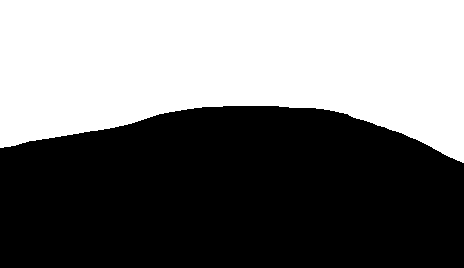
#> input picture x.png, 464 x 268 px
$ python recur_chain_approx.py
#> lines starting #> are read from the running program, lines starting #| are printed output that depends on the picture; after the words box and inside, x2 and y2 are one past the last pixel; in counts of white or black regions, pixels touching at a corner belong together
from __future__ import division
import cv2
import numpy as np
import itertools
import sys
import math
import matplotlib.pyplot as plt
import scipy.interpolate as sc

change_x = np.array([-1, 0, 1, 1, 1, 0, -1, -1])
change_y = np.array([-1, -1, -1, 0, 1, 1, 1, 0])
sys.setrecursionlimit(1500)


def scan_border_recc(img, start, prev_dir, points, indices):
    dirs = [prev_dir, (prev_dir + 1) % 8, (prev_dir + 7) % 8, (prev_dir + 2) % 8,
                   (prev_dir + 6) % 8, (prev_dir + 3) % 8, (prev_dir + 5) % 8]
    y = start[0]
    x = start[1]
    direction = -1
    for i in dirs:
        next_pt_value = img[y + change_y[i]][x + change_x[i]]
        if next_pt_value:
            img[y][x] = 0
            direction = i
            points.append((y, x))
            if direction != prev_dir:
                indices.append(len(points) - 1)
            break
        # [4 lines of commented-out code are left out]
    if direction == -1:
        points.append((y, x))
        return

    y += change_y[direction]
    x += change_x[direction]
    scan_border_recc(img, [y, x], direction, points, indices)


def scan_border(img, start):
    ls = line_start(img, start)
    indices = []
    points = []
    points.append(ls)
    y = ls[0]
    x = ls[1]
    direction = -1
    for dir in range(8):
        if img[y + change_y[dir]][x + change_x[dir]]:
            direction = dir
            break
    if direction == -1:
        return None
    y += change_y[direction]
    x += change_x[direction]

    scan_border_recc(img, [y, x], direction, points, indices)
    img[y][x] = 0

    return points, indices

def get_compressed(cntr):
    res = []
    for i in cntr[1]:
        res.append(cntr[0][i])
    return res

def line_start(img, start):
    y = start[0]
    x = start[1]
    direction = 0
    prev_dir = 0
    while True:
        end = True
        dirs = [direction, (direction + 1) % 8, (direction + 7) % 8, (direction + 2) % 8,
                (direction + 6) % 8, (direction + 3) % 8, (direction + 5) % 8, (direction + 4) % 8]
        for i in dirs:
            next_pt_value = img[y + change_y[i]][x + change_x[i]]
            if next_pt_value == 255:
                end = False
                img[y][x] = 1
                direction = i
                y += change_y[direction]
                x += change_x[direction]
                break
        if end:
            return (y, x)


# [8 lines left out: function find_start, not called in this run]


def fetch_all(img, threshold):
    start_pt = (0, 0)
    h, w = img.shape
    contours =[]
    for j in range(h):
        for i in range(w):
            if img[j][i] == 255:
                start_pt = [j, i]
                result = scan_border(img, start_pt)
                #print(start_pt)
                if result == None or len(result[0][0]) < threshold:
                    continue
                contours.append(result)
    contours.sort(key=sort_bylength)
    return contours


def sort_bylength(inputChain):
    return len(inputChain[0][0])

def vector_coords(a, b):
    return (abs(a[0] - b[0]), abs(a[1] - b[1]))


def vector_modul(a):
    return math.sqrt(a[0]*a[0] + a[1]*a[1])


def scalar_multip(a, b):
    return a[0] * b[0] + a[1] * b[1]

def distance(a, b):
    return vector_modul(vector_coords(a, b))


def thresholder(a, b, c):
    side1 = distance(a, b)
    side2 = distance(b, c)
    side3 = distance(a, c)
    p = side1 + side2 + side3
    p /= 2
    return (p * (p - side1) * (p - side2) * (p - side3)) / side3 / side3


def dominant_points_triangle(points, thresh):
    is_close = False
    start = 1
    base_pts = points.copy()
    if distance(base_pts[0], base_pts[-1]) == 0:
        base_pts.pop()
        is_close = True
        start = 0

    i = start + 1
    while True:
        if base_pts[i] == base_pts[-2]:
            break
        h = thresholder(base_pts[i - 1], base_pts[i], base_pts[i + 1])
        if h < thresh:
            del base_pts[i]
            i -= 1
        i += 1
    return [base_pts, is_close]


# [47 lines left out: function dominant_points, not called in this run]


def sort_second(val):
    return val[1]


def spline_approx(cntr, th_triangle, degree_th):
    compressed_cntr = get_compressed(cntr)
    [dominant_pts, is_closed] = dominant_points_triangle(compressed_cntr, th_triangle)
    dominant_pts = list(dominant_pts)
    dominant_pts = np.asarray(dominant_pts)
    y = dominant_pts[:, 0]
    x = dominant_pts[:, 1]
    original = np.asarray(cntr[0])
    original_y = original[:, 0]
    original_x = original[:, 1]
    # fit splines to x=f(u) and y=g(u), treating both as periodic. also note that s=0
    # is needed in order to force the spline fit to pass through all the input points.
    degree = 3
    relation = len(cntr[0])/len(x)
    print("total cntr length compression: ", relation)
    if (relation) < degree_th:
        degree = 1
    tck, u = sc.splprep([x, y], per=is_closed, k=degree)
    #tck_copy = deepcopy(tck)
    knots = sc.splev(tck[0], tck)
    index = knots_interval(cntr[0][80], tck)
    #mse = MSE(cntr[0], tck)
    xi, yi = sc.splev(np.linspace(0, 1, len(original_x)), tck)
    s_mse = simple_MSE(cntr[0], [xi, yi])
    #print("MSE:", mse)
    print("Simple_MSE:", s_mse)
    #print("compression rate of dominant points to spline:", sys.getsizeof(dominant_pts) / sys.getsizeof(tck))
    # evaluate the spline fits for 1000 evenly spaced distance values
    #_, [ex, ey] = sc.splev(np.linspace(tck[0][start+3], tck[0][end+1], 20), tck_copy)
    #ex, ey = slice_of_spline(tck, start)
    plt.ylim(0, h)
    plt.xlim(0, w)
    # [5 lines of commented-out code are left out]
    plt.plot(original_x, original_y, color='green', label=('Изначальный контур'))
    # ax.plot(tck[1][0], tck[1][1], "-or")
    spline_comp_rate = sys.getsizeof(cntr[0]) / sys.getsizeof(tck)
    plt.plot(xi, yi, linestyle='--', color='purple', label=('B-сплайн степени '+str(degree)+'(Сжатие в ')+str(round(spline_comp_rate))+' раз)')
    #plt.plot(ex, ey, color='red', label=('part'))
    plt.legend()
    plt.gca().invert_yaxis()
    plt.savefig('cntr_'+str(th_triangle)+'_'+str(degree_th)+'.png')
    plt.show()
    return tck


def knots_interval(point, tck):
    knots = sc.splev(tck[0], tck)
    l = len(knots[0])
    index = 0
    min = 200
    pt = [point[1], point[0]]
    pt = np.asarray(pt)
    for i in range(3, l-4):
        p0 = np.asarray([knots[0][i], knots[1][i]])
        p1 = np.asarray([knots[0][i+1], knots[1][i+1]])
        d0 = np.linalg.norm(np.cross(p1 - p0, p0 - pt)) / np.linalg.norm(p1 - p0)
        dist = d0
        vect0 = p1 - pt
        vect1 = p0 - pt
        angle = angle_between(vect0, vect1)
        #print(angle)
        if (dist <= min and angle > 0.43) or vector_modul(vect0) <= 3 or vector_modul(vect1) <= 3:
            index = i
            min = dist
    return index

def unit_vector(vector):
    """ Returns the unit vector of the vector.  """
    return vector / np.linalg.norm(vector)

def angle_between(v1, v2):
    """ Returns the angle in radians between vectors 'v1' and 'v2'::
    """
    v1_u = unit_vector(v1)
    v2_u = unit_vector(v2)
    return np.arccos(np.clip(np.dot(v1_u, v2_u), -1.0, 1.0))


def in_interval(val, left, right, th):
    return (left - th <= val < right + th or left + th >= val >= right - th)


# [56 lines left out: functions slice_of_spline, distance_to_spline, MSE, not called in this run]

def simple_MSE(pts, spline):
    s = 0
    for pt in pts:
        d = simple_distance(spline, pt)
        s += d ** 2
    return math.sqrt(s) / len(pts)

def simple_distance(spline, pt):
    min = 100
    L = len(spline[0])
    x = 0
    y = 0
    for i in range(L):
        d = distance([spline[1][i], spline[0][i]], pt)
        if  d < min:
            min = d
            x = spline[0][i]
            y = spline[1][i]
    return min

img = cv2.imread("x.png", 0)
#> img: shape (268, 464); 46.3% white; 1 white region, box (x1, y1, x2, y2) and area: (0, 0, 464, 163) 57554
blur = cv2.GaussianBlur(img,(5,5),0)
edges = cv2.Canny(blur, 0, 100)
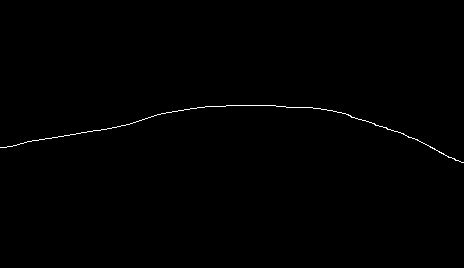
#> edges: shape (268, 464); 0.39% white in thin lines or dots, all inside (x1, y1, x2, y2) = (0, 105, 464, 163)
color = [0, 0, 0]
edges = cv2.copyMakeBorder(edges, 1, 1, 1, 1, cv2.BORDER_CONSTANT, value=color)
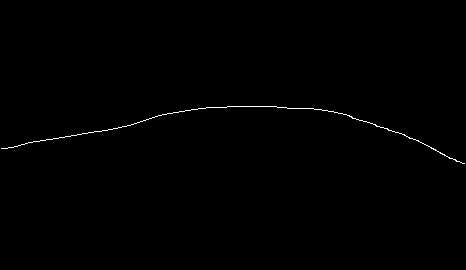
#> edges: shape (270, 466); 0.38% white in thin lines or dots, all inside (x1, y1, x2, y2) = (1, 106, 465, 164)
#edges = cv2.imread("x.png", 0)
h, w = edges.shape
#> h = 270; w = 466
cv2.imwrite('edges.png', edges)
cntr = fetch_all(edges, 2)
#> after the loop in fetch_all, `for j in range(h):`:
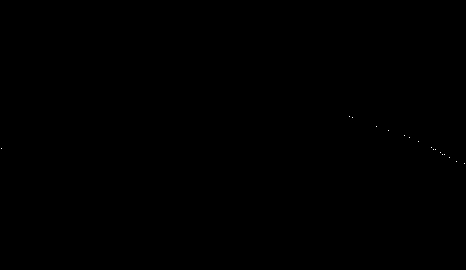
#> img: shape (270, 466); 0.01% white in thin lines or dots, all inside (x1, y1, x2, y2) = (1, 116, 465, 164)
#> after the loop in fetch_all, `for j in range(h):`: contours = 5 items
#> cntr = 5 items
spline_approx(cntr[0], 0, 0.01)
#> in spline_approx, `plt.savefig('cntr_'+str(th_triangle)+'_'+str(degree_th)+'.png')`:
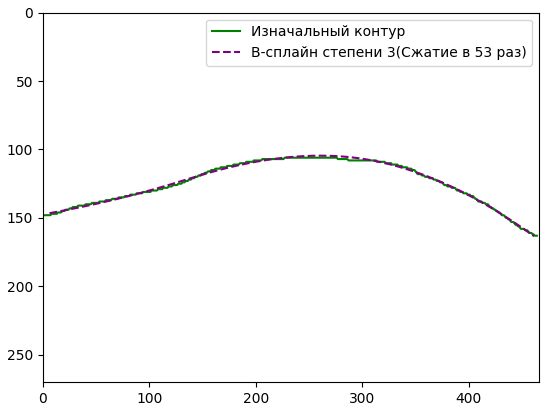
#> figure drawn by matplotlib, 1 panel; curve peaks at x = 462, y = 163; curve peaks at x = 461.3, y = 163.4
